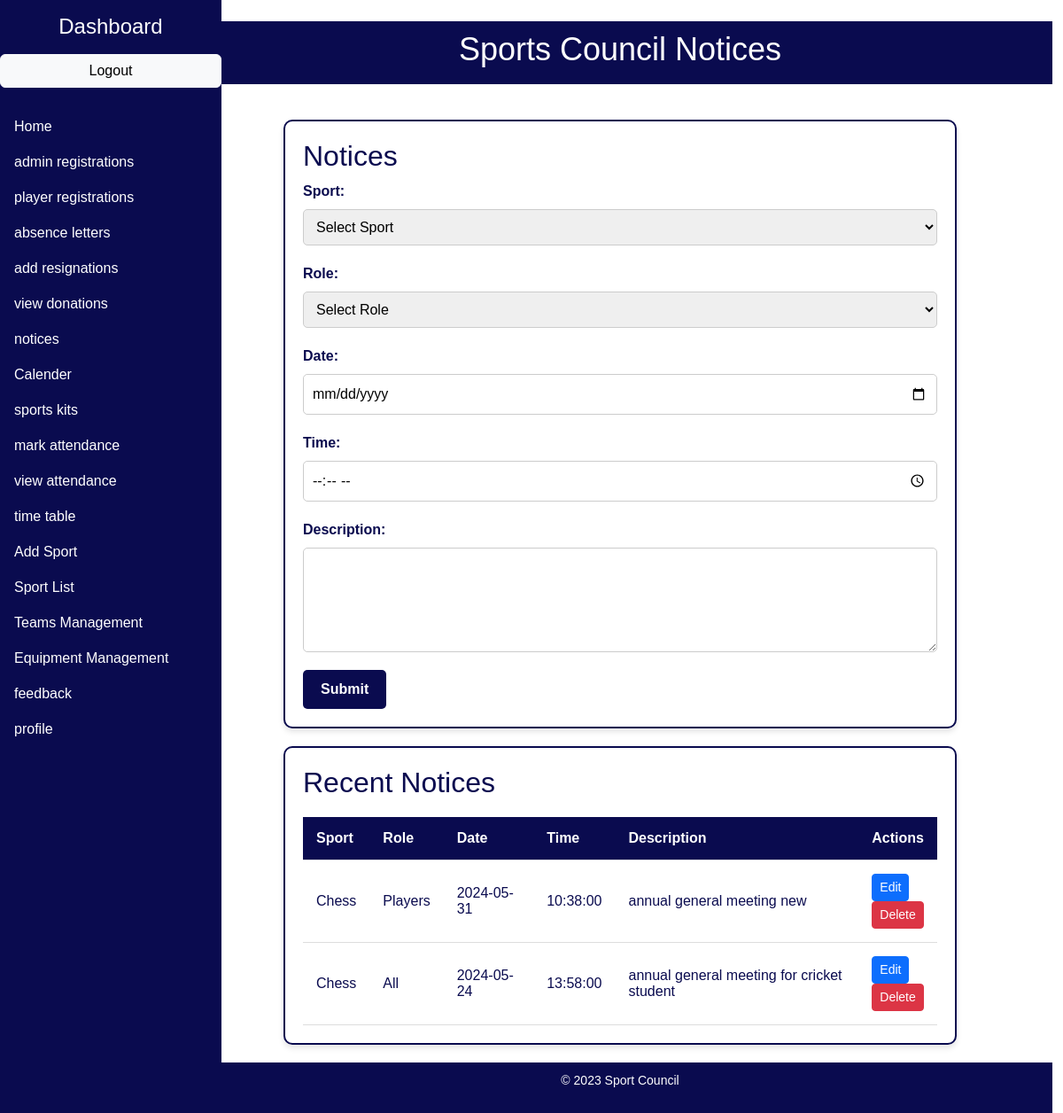
/admin_notices.php, run on the app's committed database.
### tables this page shows
CREATE TABLE `user` (
  `id` int(20) NOT NULL,
  `sport` varchar(255) NOT NULL,
  `role` varchar(255) NOT NULL,
  `date` date NOT NULL,
  `time` time NOT NULL,
  `description` text NOT NULL
);

### admin_notices.php (the view, shortened to what this page needs)
<?php
include("DbConnector.php");
?>
<!DOCTYPE html>
<html lang="en">
<head>
    <link rel="stylesheet" href="css/bootstrap.min.css">
    <link rel="stylesheet" href="style.css">
</head>
<body>
   <div class="container-fluid">
    <div class="row">
     <nav class="col-md-2 col-12 sidebar p-0">
             <div class="position-sticky">
          <h4 class="my-3 text-center">Dashboard</h4>
          <ul class="nav flex-column">
            <a href="logout.php" class="btn btn-outline-light btn-primary btn-light" style="color: black;">Logout</a>
<br>
                      <li class="nav-item">
                      <a class="nav-link active" href="admin_dashboard.php">Home</a>
                    </li>
                        <li class="nav-item">
                            <a class="nav-link active" href="admin_registrations.php">admin registrations</a>
                        </li>
                        <li class="nav-item">
                            <a class="nav-link active" href="player_registrations.php">player registrations</a>
                        </li>
                        <li class="nav-item">
                            <a class="nav-link active" href="admin_absence_letters.php">absence letters</a>
                        </li>
                        <li class="nav-item">
                            <a class="nav-link active" href="add_resignation.php">add resignations</a>
                        </li>
                        <li class="nav-item">
                            <a class="nav-link active" href="view_donation.php">view donations</a>
                        </li>
                        <li class="nav-item">
                            <a class="nav-link active" href="admin_notices.php">notices</a>
                        </li>
                        <li class="nav-item">
                            <a class="nav-link active" href="admin_event.php">Calender</a>
                        </li>
                          <li class="nav-item">
                            <a class="nav-link active" href="admin_sport_kit.php">sports kits</a>
                        </li>
                          <li class="nav-item">
                            <a class="nav-link active" href="mark_attendence.php">mark attendance</a>
                        </li>
                          <li class="nav-item">
                            <a class="nav-link active" href="view_attendance1.php">view attendance</a>
                        </li>
                          <li class="nav-item">
                            <a class="nav-link active" href="2.php">time table</a>
                        </li>
                        <li class="nav-item">
                          <a class="nav-link active" href="./add_sport.php">Add Sport</a>
                        </li>
                        <li class="nav-item">
                          <a class="nav-link active" href="./list_sports.php">Sport List</a>
                        </li>
                        <li class="nav-item">
                          <a class="nav-link active" href="./Teams.php">Teams Management</a>
                        </li>
                        <li class="nav-item">
                            <a class="nav-link active" href="./EquipmentStock.php">Equipment Management</a>
                        </li>
            <li class="nav-item">
              <a class="nav-link active" href="admin_feedback.php">feedback</a>
            </li>
            <li class="nav-item">
                            <a class="nav-link active" href="admin_profile.php">profile</a>
                        </li>
          </ul>
        </div>
      </nav>
            <main class="col-md-10 col-12 ms-sm-auto">
            <div class="header">
                <h1>Sports Council Notices</h1>
            </div>
            <div class="main">
                <div class="meeting-form">
                    <h2 style="color: #0A0B4F;">Notices</h2>
                    <form id="noticeForm" method="POST" action="">
                        <div>
                            <label for="sport">Sport:</label>
                           <select id="sport" name="sport" required>
                                 <option value="sport">Select Sport</option>
                           </select>
                        </div>
                        <div>
                            <label for="meetingfor">Role:</label>
                            <select id="role" name="role"required>
                           <option value="role">Select Role</option>
    </select>
                        </div>
                        <div>
                            <label for="date">Date:</label>
                            <input type="date" id="date" name="date" required>
                        </div>
                        <div>
                            <label for="time">Time:</label>
                            <input type="time" id="time" name="time"required>
                        </div>
                        <div>
                            <label for="description">Description:</label>
                            <textarea id="description" name="description" rows="4" cols="50" required></textarea>
                        </div>
                        <div>
                           <button type="submit" name="submit">Submit</button>
                        </div>
                    </form>
                </div>
<div class="meeting-table" id="notice_table">
    <h2 style="color: #0A0B4F;">Recent Notices</h2>
    <table>
        <thead>
            <tr>
                <th>Sport</th>
                <th>Role</th>
                <th>Date</th>
                <th>Time</th>
                <th>Description</th>
                <th>Actions</th>
            </tr>
        </thead>
        <tbody>
            <?php
                $query = "SELECT * FROM user ORDER BY id";
                $tbl = mysqli_query($con, $query);
                while($row = mysqli_fetch_assoc($tbl)) {
                    $capitalizedSport = ucfirst($row['sport']);
                    $capitalizedRole = ucfirst($row['role']);
            ?>
            <tr>
                <td><?php echo $capitalizedSport; ?></td>
                <td><?php echo $capitalizedRole; ?></td>
                <td><?php echo $row['date']; ?></td>
                <td><?php echo $row['time']; ?></td>
                <td><?php echo $row['description']; ?></td>
                <td>
                    <a href="edit.php?id=<?php echo $row["id"]; ?>" class="btn btn-primary btn-sm">Edit</a><br>
                    <button class="delete btn btn-danger btn-sm" id="del_<?php echo $row["id"]; ?>" data-id="<?php echo $row["id"]; ?>">Delete</button>
                </td>
            </tr>
            <?php } ?>
        </tbody>
    </table>
</div>
            </div>
            <footer>
                <p>&copy; 2023 Sport Council</p>
            </footer>
        </div>
    </div>
</body>
</html>

### style.css (style rules this page uses)
.sidebar { background-color: #0a0b4f; color: white; height: 1115px; }
.sidebar .nav-link { color: white; }
* { margin: 0px; padding: 0px; box-sizing: border-box; }
body { background-color: white; color: white; font-family: Arial, sans-serif; margin: 0; padding: 0; }
.header { background-color: #0a0b4f; text-align: center; padding: 10px; }
.header h1 { font-size: 36px; color: white; }
.main { max-width: 800px; margin: 0 auto; padding: 20px; }
.meeting-table { background-color: #ffffff; border-radius: 5px; padding: 20px; box-shadow: 0 4px 6px rgba(0, 0, 0, 0.1); }
table { width: 100%; border-collapse: collapse; margin-top: 20px; }
th, td { padding: 15px; text-align: left; border-bottom: 1px solid #ddd; color: #0a0b4f; }
th { background-color: #0a0b4f; color: white; }
form label { display: block; margin-bottom: 8px; font-weight: bold; color: #0a0b4f; }
.meeting-form { background-color: white; border: 2px solid #0a0b4f; border-radius: 10px; padding: 20px; box-shadow: 0 4px 6px rgba(0, 0, 0, 0.1); margin-top: 20px; }
.meeting-table { background-color: white; border: 2px solid #0a0b4f; border-radius: 10px; padding: 20px; box-shadow: 0 4px 6px rgba(0, 0, 0, 0.1); margin-top: 20px; }
.meeting-form { background-color: #ffffff; border-radius: 10px; padding: 20px; box-shadow: 0 4px 6px rgba(0, 0, 0, 0.1); margin-top: 20px; }
.meeting-form h2 { color: #0a0b4f; }
form label { display: block; margin-bottom: 8px; font-weight: bold; }
form input[type="date"], form input[type="time"], form input[type="text"], form textarea, form select { width: 100%; padding: 10px; margin-bottom: 20px; border: 1px solid #ccc; border-radius: 5px; }
form button[type="submit"] { background-color: #0a0b4f; color: white; padding: 10px 20px; border: none; border-radius: 5px; cursor: pointer; font-weight: bold; }
footer { text-align: center; padding: 10px; background-color: #0a0b4f; color: white; font-size: 14px; }

### admin_notices.php (style rules this page uses)
.sidebar { position: fixed; top: 0; left: 0; bottom: 0; background-color: #0A0B4F; color: white; overflow-y: auto; height: 100%; width: 250px; z-index: 1; padding: 20px; margin: 0; }
.sidebar .nav-link { color: white; }
body { overflow-x: hidden; }

### data on the page
user: sport "Chess", role "Players", date "2024-05-31", time "10:38:00", description "annual general meeting new"
user: sport "Chess", role "All", date "2024-05-24", time "13:58:00", description "annual general meeting for cricket student"
